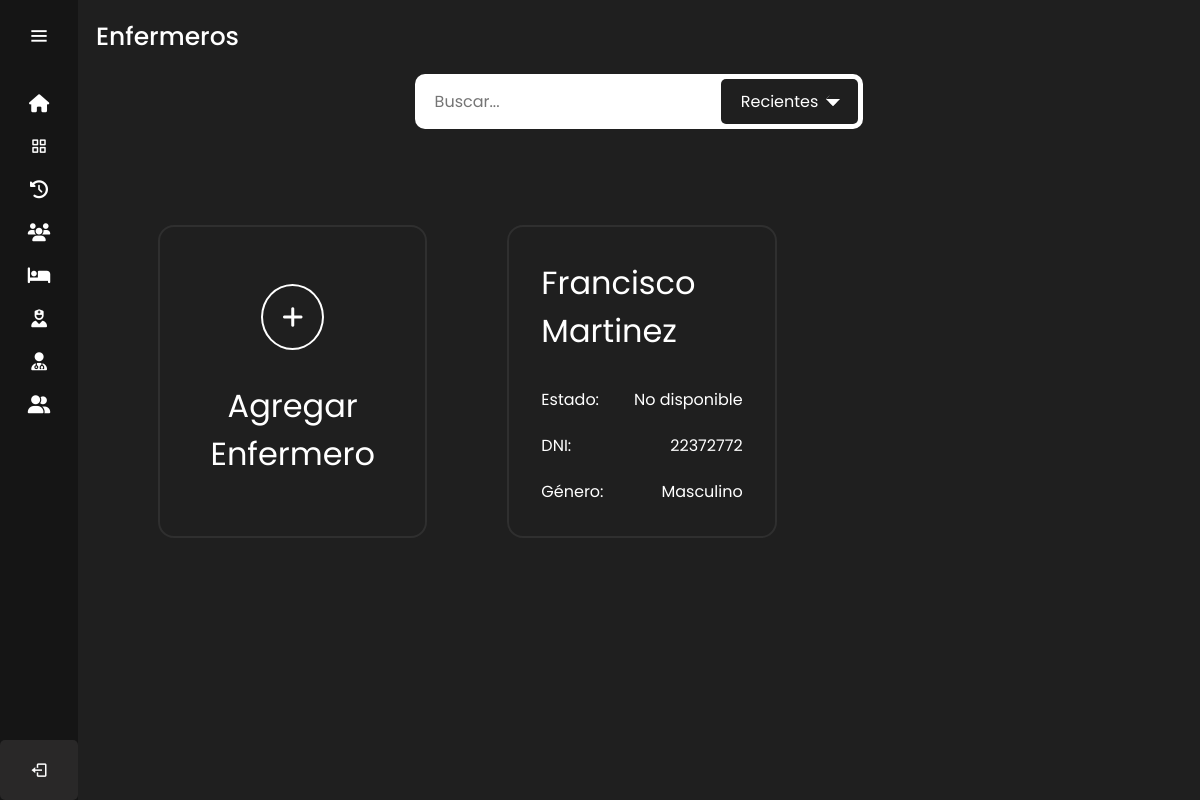
Page /enfermeros/ (signed in) on the committed database.
### sitio/models.py (models this page shows)
class Enfermeros(models.Model):
    DNI = models.CharField(max_length=8)
    nombre = models.CharField(max_length=255)
    apellido = models.CharField(max_length=255)
    direccion = models.TextField()
    email = models.EmailField()
    fecha_nacimiento=models.DateField()
    genero=models.CharField(max_length=12, default='masculino')
    telefono = models.CharField(max_length=12)
    lunesMI = models.TimeField(null=True)
    lunesMF = models.TimeField(null=True)
    lunesTI = models.TimeField(null=True)
    lunesTF = models.TimeField(null=True)
    martesMI = models.TimeField(null=True)
    martesMF = models.TimeField(null=True)
    martesTI = models.TimeField(null=True)
    martesTF = models.TimeField(null=True)
    miercolesMI = models.TimeField(null=True)
    miercolesMF = models.TimeField(null=True)
    miercolesTI = models.TimeField(null=True)
    miercolesTF = models.TimeField(null=True)
    juevesMI = models.TimeField(null=True)
    juevesMF = models.TimeField(null=True)
    juevesTI = models.TimeField(null=True)
    juevesTF = models.TimeField(null=True)
    viernesMI = models.TimeField(null=True)
    viernesMF = models.TimeField(null=True)
    viernesTI = models.TimeField(null=True)
    viernesTF = models.TimeField(null=True)
    sabadoMI = models.TimeField(null=True)
    sabadoMF = models.TimeField(null=True)
    sabadoTI = models.TimeField(null=True)
    sabadoTF = models.TimeField(null=True)
    domingoMI = models.TimeField(null=True)
    domingoMF = models.TimeField(null=True)
    domingoTI = models.TimeField(null=True)
    domingoTF = models.TimeField(null=True)

### sitio/views.py (the view)
# urls.py: path('enfermeros/',login_required(views.enfermeros),name='enfermeros'),
def enfermeros (request):
    enfermeross=Enfermeros.objects.all()
    return render(request, 'enfermeros.html',{'enfermeros':enfermeross})

### sitio/templates/enfermeros.html (shortened to what this page needs)
{% extends 'layouts/nav.html' %} {% load static %}
{% block content %}
<head>
    <link rel="stylesheet" href="{% static '/styles/pacientes_medicos_enfermeros_styles.css' %}" />
    <link
      rel="stylesheet"
      href="https://use.fontawesome.com/releases/v5.15.4/css/all.css"
    />
  </head>
  <div class="text">Enfermeros</div>
  <div class="container_filtros_busqueda">
    <div class="filtros_busqueda">
        <form action="#">
            <div class="input_box">
                <input type="text" placeholder="Buscar..." required>
                <div class="selection"><p>Recientes</p><span></span></div>
            </div>
        </form>
    </div>
  </div>
  <div class="container_pacientes_medicos_enfermeros">
    <a href="/agregar_enfermero" class="agregar_paciente_medico_enfermero">
      <div class="icon_agregar_paciente_medico_enfermero"><i class="fa-solid fa-plus"></i></div>
      <div class="title_paciente_medico_enfermero">Agregar Enfermero</div>
    </a>
  {% for enfermero in enfermeros %}
    <a href="{% url 'perfil_enfermero' enfermero.id %}" class="paciente_medico_enfermero">
        <div class="title_paciente_medico_enfermero">{{ enfermero.nombre }} {{enfermero.apellido}}</div>
        <div class="extra_info_paciente_medico_enfermero">
          <div class="flex_info">
            <p>Estado: </p>
            <p>No disponible</p>
          </div>
          <div class="flex_info">
            <p>DNI: </p>
            <p>{{ enfermero.DNI }}</p>
          </div>
          <div class="flex_info">
            <p>Género: </p>
            <p>{{ enfermero.genero }}</p>
          </div>
        </div>
    </a>
    {% endfor %}
  </div>
{% endblock %}

### sitio/static/Styles/nav_styles.css (style rules this page uses)
body { position: relative; }
:root { --color-default:#151515; --color-second:#292828; --color-white:#fff; --color-body:#1F1F1F; --color-light:#e0e0e0; --color-text:#fff; }
* { padding: 0%; margin: 0%; box-sizing: border-box; font-family: 'Poppins', sans-serif; }
body { min-height: 100vh; }
.home-section .text { display: inline-block; color:var(--color-text); font-size: 25px; font-weight: 500; margin: 18px; }

### sitio/static/Styles/pacientes_medicos_enfermeros_styles.css (style rules this page uses)
.filtros_busqueda { background-color: #fff; border-radius: 10px; padding: 5px; width: 40%; margin: 0 auto 2em; }
.filtros_busqueda form .input_box { width: 100%; display: flex; align-items: center; position: relative; }
.filtros_busqueda form .input_box input { width: 100%; font-size: 1em; padding: 10px 15px; border: none; outline: none; }
.filtros_busqueda form .selection { background-color: #1f1f1f; padding: 10px 20px; border-radius: 5px; cursor: pointer; display: flex; align-items: center; }
.filtros_busqueda form .selection p { font-size: 1em; color: #fff; }
.filtros_busqueda form .selection span { border-right: 5px solid #fff; border-bottom: 5px solid #fff; border-left: 5px solid #1f1f1f; border-top: 5px solid #1f1f1f; display: inline-block; rotate: 45deg; margin-left: 10px; margin-bottom: 5px; }
.container_pacientes_medicos_enfermeros { display: grid; grid-template-columns: 28% 28% 28%; gap: 5em; padding: 4em 5em; }
.icon_agregar_paciente_medico_enfermero { padding: .8em; border: 2px solid white; border-radius: 100%; font-size: 1.5em; }
.agregar_paciente_medico_enfermero { display: flex; flex-direction: column; align-items: center; justify-content: center; gap: 2em; padding: 2em; color: white; border: 2px solid #2F2F2F; border-radius: 1em; text-decoration: none; text-align: center; }
.paciente_medico_enfermero { display: flex; flex-direction: column; gap: 2em; padding: 2em; color: white; border: 2px solid #2F2F2F; border-radius: 1em; text-decoration: none; }
.title_paciente_medico_enfermero { font-size: 2em; }
.extra_info_paciente_medico_enfermero { display: flex; flex-direction: column; gap: 1.3em; }
.flex_info { display: flex; flex-wrap: wrap; justify-content: space-between; }

### rows in the picture
Enfermeros: nombre "Francisco", apellido "Martinez", DNI "22372772", genero "Masculino"
